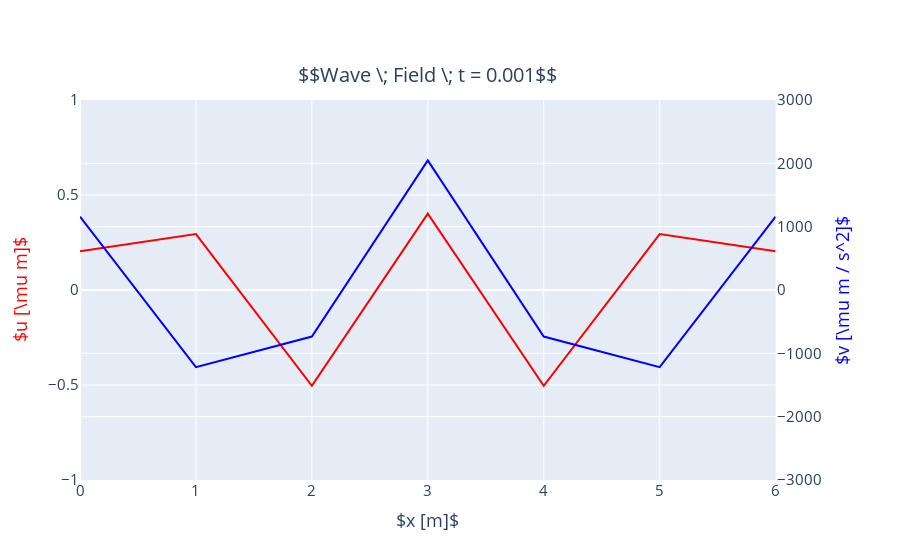

Source (notebook cell):
### Code cell
idx = 10
u1 = results[0]['field']['u'][idx]
u2 = results[1]['field']['u'][idx]
v1 = results[0]['field']['v'][idx]
v2 = results[1]['field']['v'][idx]
t = results[0]['times'][idx]
plot_uv(u1, v1, t, plot_v=True)

### Figure 1 — Plotly figure (JSON) as saved in the notebook; plotly's stock layout.template omitted (floating-point values rounded to 4 significant figures)
{"data": [{"line": {"color": "blue"}, "mode": "lines", "name": "$v [\\mu m / s^2]$", "showlegend": false, "type": "scatter", "x": [0, 1, 2, 3, 4, 5, 6], "xaxis": "x", "y": [1158.0, -1218.0, -734.6, 2046.0, -734.6, -1218.0, 1158.0], "yaxis": "y2"}, {"line": {"color": "red"}, "mode": "lines", "name": "$u [\\mu m]$", "showlegend": false, "type": "scatter", "x": [0, 1, 2, 3, 4, 5, 6], "xaxis": "x", "y": [0.2035, 0.2944, -0.5047, 0.4021, -0.5047, 0.2944, 0.2035], "yaxis": "y"}], "layout": {"annotations": [{"font": {"size": 20}, "showarrow": false, "text": "$$Wave \\; Field \\; t = 0.001$$", "x": 0.47, "xanchor": "center", "xref": "paper", "y": 1, "yanchor": "bottom", "yref": "paper", "yshift": 10}], "font": {"size": 15}, "xaxis": {"anchor": "y", "domain": [0, 0.94], "title": {"text": "$x [m]$"}}, "yaxis": {"anchor": "x", "domain": [0, 1], "exponentformat": "e", "range": [-1, 1], "showexponent": "all", "title": {"font": {"color": "red"}, "text": "$u [\\mu m]$"}}, "yaxis2": {"anchor": "x", "exponentformat": "e", "overlaying": "y", "range": [-3000, 3000], "showexponent": "all", "side": "right", "title": {"font": {"color": "blue"}, "text": "$v [\\mu m / s^2]$"}}}}
